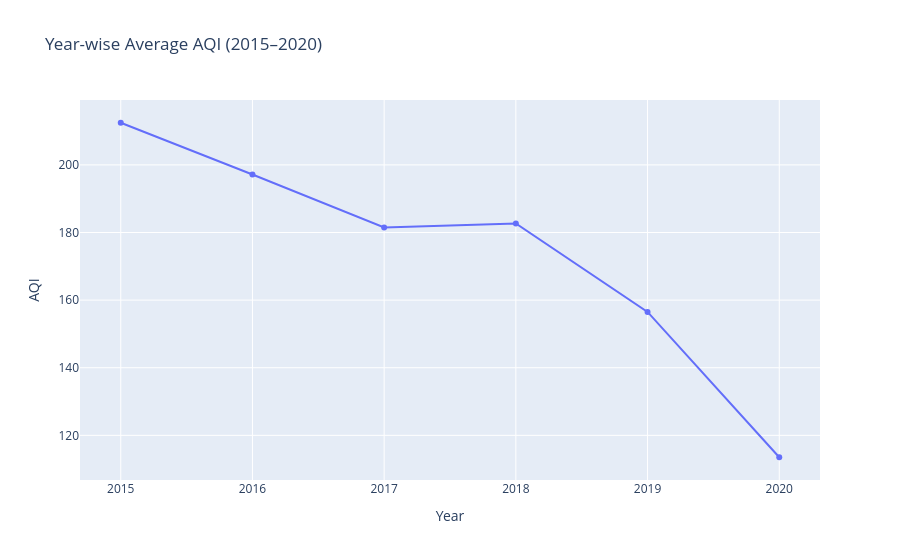

The cell this chart's notebook holds for it:
### Markdown cell above
## 9. Year-wise Average AQI Trend

### Code cell
air_df["Year"] = air_df["Date"].dt.year

yearly_aqi = (
    air_df.groupby("Year")["AQI"]
    .mean()
    .reset_index()
)

fig = px.line(
    yearly_aqi,
    x="Year",
    y="AQI",
    markers=True,
    title="Year-wise Average AQI (2015–2020)"
)

fig.show()

### Figure 1 — Plotly figure (JSON) as saved in the notebook; plotly's stock layout.template omitted (floating-point values rounded to 4 significant figures)
{"data": [{"hovertemplate": "Year=%{x}<br>AQI=%{y}<extra></extra>", "legendgroup": "", "line": {"color": "#636efa", "dash": "solid"}, "marker": {"symbol": "circle"}, "mode": "lines+markers", "name": "", "orientation": "v", "showlegend": false, "type": "scatter", "x": [2015, 2016, 2017, 2018, 2019, 2020], "xaxis": "x", "y": [212.5, 197.2, 181.5, 182.7, 156.5, 113.5], "yaxis": "y"}], "layout": {"legend": {"tracegroupgap": 0}, "title": {"text": "Year-wise Average AQI (2015–2020)"}, "xaxis": {"anchor": "y", "domain": [0, 1], "title": {"text": "Year"}}, "yaxis": {"anchor": "x", "domain": [0, 1], "title": {"text": "AQI"}}}}
